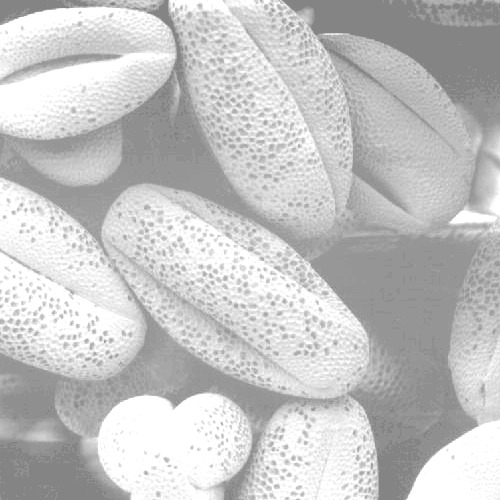
%> input picture Fig0316(1)(top_left).tif, 500 x 500 px
$ octave histogramProcessing.m   (GNU Octave 9; MATLAB toolbox functions it lacks are replaced by stand-ins)
%> lines starting %> are read from the running program, lines starting %| are printed output that depends on the picture
%% Histogram processing
I1 = imread('Fig0316(1)(top_left).tif');
%> I1 is the input picture: size 500x500 uint8; min 132, max 255, mean 196.4
%I1 = rgb2gray(I1);
I2 = imread('Fig0316(2)(2nd_from_top).tif');
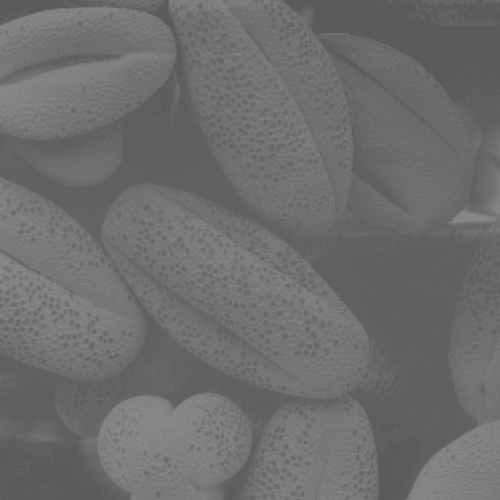
%> input picture Fig0316(2)(2nd_from_top).tif, 500 x 500 px
%> I2 is the input picture: size 500x500 uint8; min 91, max 138, mean 109.1
%I2 = rgb2gray(I2);
I3 = imread('Fig0316(3)(third_from_top).tif');
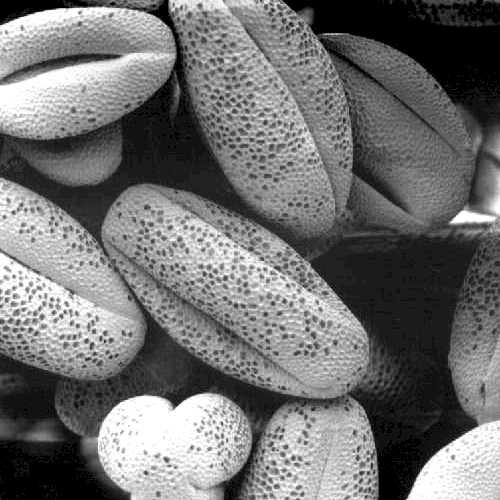
%> input picture Fig0316(3)(third_from_top).tif, 500 x 500 px
%> I3 is the input picture: size 500x500 uint8; min 0, max 255, mean 113.2
%I3 = rgb2gray(I3);
I4 = imread('Fig0316(4)(bottom_left).tif');
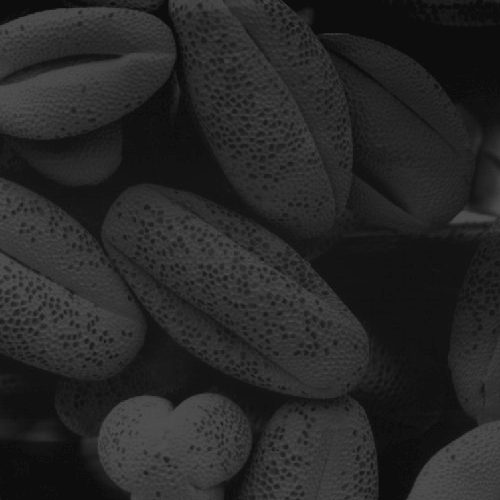
%> input picture Fig0316(4)(bottom_left).tif, 500 x 500 px
%> I4 is the input picture: size 500x500 uint8; min 13, max 83, mean 38.7
%I4 = rgb2gray(I4);
figure; imshow(I1);
subplot(2,4,1);
imagesc(I1);
title('Bright Image');
subplot(2,4,2);
imhist(I1);

subplot(2,4,3);
imagesc(I2);
title('Low Contrast');
subplot(2,4,4);
imhist(I2);

subplot(2,4,5);
imagesc(I3);
title('High Contrast ');
subplot(2,4,6);
imhist(I3);

subplot(2,4,7);
imagesc(I4);
title('Dark 1');
subplot(2,4,8);
imhist(I4);
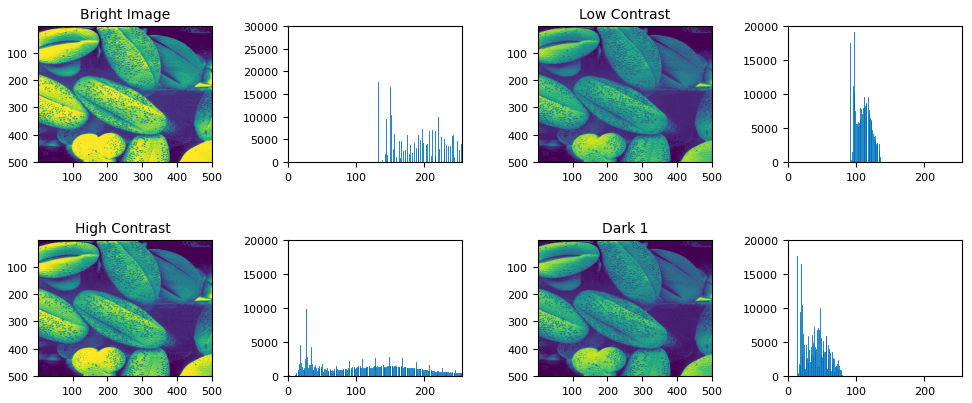
%> figure redrawn from the program's plot data, 8 panels

%%  Histogram equalization

I1 = imread('Fig0316(1)(top_left).tif');
%I1 = rgb2gray(I1);
I2 = imread('Fig0316(2)(2nd_from_top).tif');
%I2 = rgb2gray(I2);
I3 = imread('Fig0316(3)(third_from_top).tif');
%I3 = rgb2gray(I3);
I4 = imread('Fig0316(4)(bottom_left).tif');
%I4 = rgb2gray(I4);
figure; imshow(I1);
subplot(2,4,1);
J1 = histeq(I1);
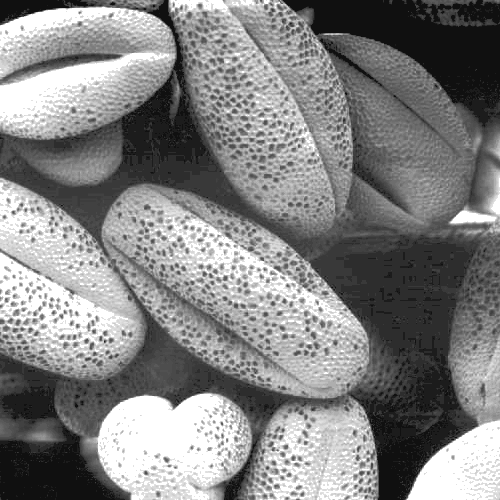
%> J1: size 500x500 uint8; min 16, max 255, mean 130.9
imagesc(J1);
title('Bright Image');
subplot(2,4,2);

imhist(J1);

subplot(2,4,3);
J2 = histeq(I2);
imagesc(J2);
title('Low Contrast');
subplot(2,4,4);

imhist(J2);

subplot(2,4,5);
J3 = histeq(I3);
imagesc(J3);
title('High Contrast ');
subplot(2,4,6);

imhist(J3);

subplot(2,4,7);
J4 = histeq(I4);
imagesc(J4);
title('Dark 1');
subplot(2,4,8);

imhist(J4);
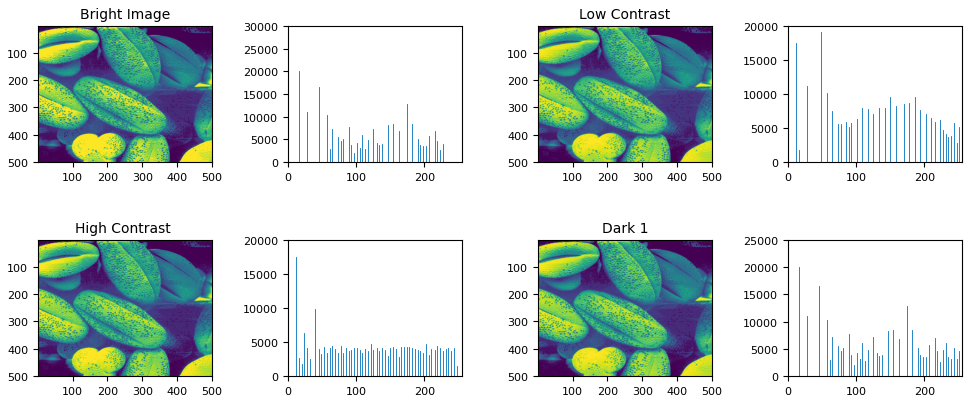
%> figure redrawn from the program's plot data, 8 panels

%% histogram matching
